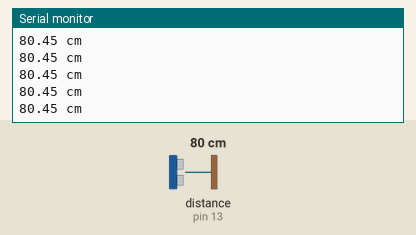
The sketch below on a simulated Arduino Uno, built with avr-gcc and run on an emulated ATmega328P. Shown: the last lines printed to the serial monitor. Wiring (inferred from the names in the program): ultrasonic range finder: trigger pin 12; echo pin 13. The test bench sets the inputs (shaded band); at power-on: distance to the obstacle (sensor on pin 13) 80 cm. The echo pulse lasts 58.3 µs per cm.

Above: at 1.2 s.
1.3 s: distance to the obstacle (sensor on pin 13) set to 299 cm
At 1.62 s:
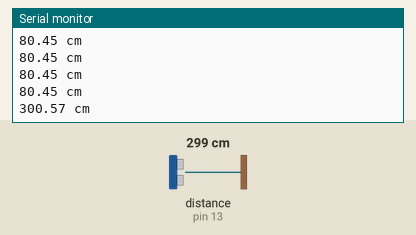
4.3 s: distance to the obstacle (sensor on pin 13) set to 2 cm
At 4.45 s:
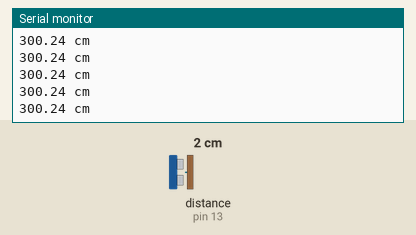
Timing chart, 0 to 7.3 s (numbered marks = the images above; inputs shaded):
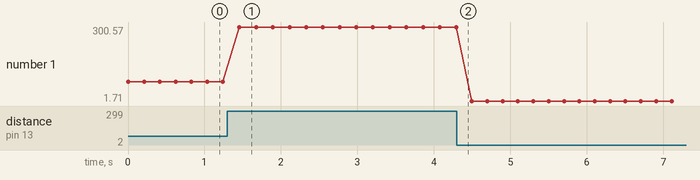

The sketch:

distance_sensor.ino
```cpp
#define SDIST_TRIGGER 12        // Pin to send trigger pulse
#define SDIST_ECHO 13        // Pin to receive echo pulse

void setup()
{
  Serial.begin(9600);
  pinMode(SDIST_ECHO, INPUT);
  pinMode(SDIST_TRIGGER, OUTPUT);
}

void loop()
{
  // Start Ranging -Generating a trigger of 10us burst
  digitalWrite(SDIST_TRIGGER, LOW);
  delayMicroseconds(2);
  digitalWrite(SDIST_TRIGGER, HIGH);
  delayMicroseconds(10);
  digitalWrite(SDIST_TRIGGER, LOW);

  // Distance Calculation


  float distance = pulseIn(SDIST_ECHO, HIGH);
  distance= distance/58;

/* The speed of sound is 340 m/s or 29 us per cm.The Ultrasonic burst travels out & back.So to find the distance of object we divide by 58  */

  Serial.print(distance);
  Serial.println(" cm");

  delay(200);
}
```

Measured:
- after the input at 1.3 s, the serial monitor: prints a new line after 0.16 s (image 1)
- plotted number 1: 80.45 → 300.24 after the input at 1.3 s, 300.24 → 1.71 after the input at 4.3 s
